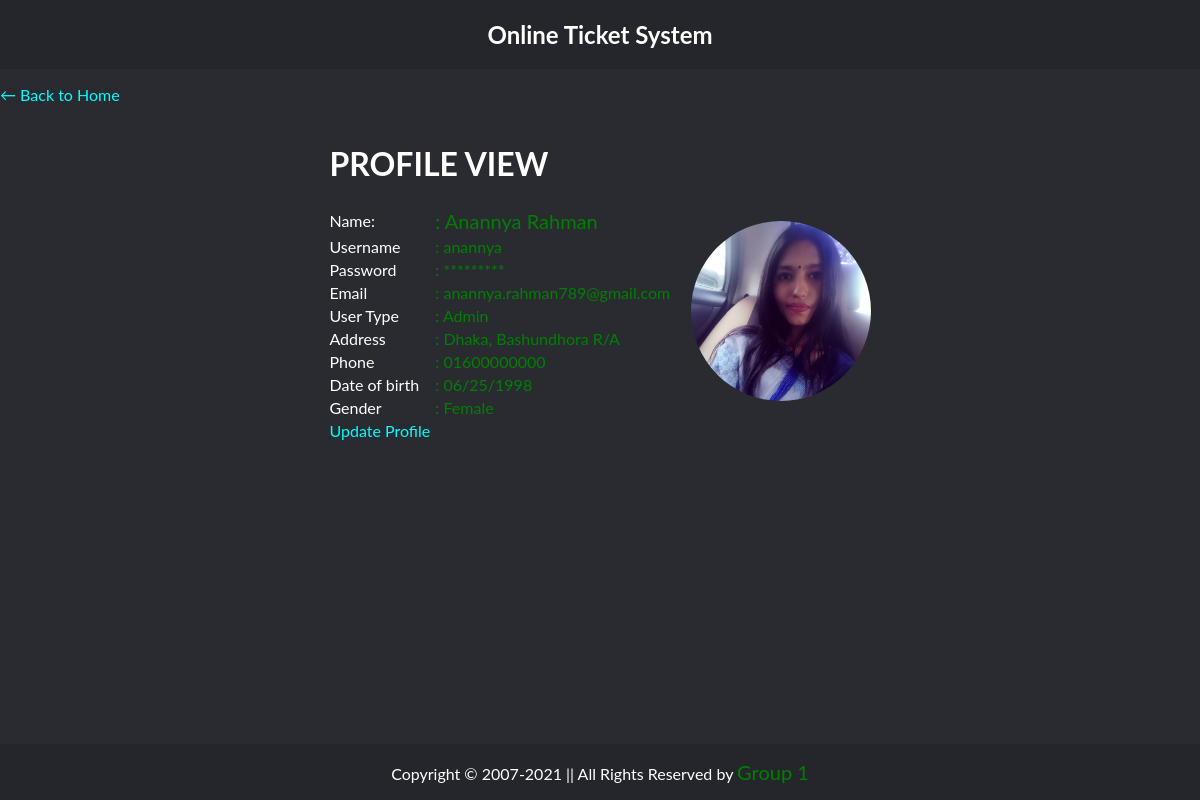
Screenshot of /Movie Theater_Project/view/profile.php (signed in) with the database file from the repository.
### tables this page shows
CREATE TABLE `userinfo` (
  `id` int(11) NOT NULL,
  `name` varchar(30) NOT NULL,
  `username` varchar(30) NOT NULL,
  `password` varchar(30) NOT NULL,
  `email` varchar(30) NOT NULL,
  `type` varchar(30) NOT NULL,
  `address` varchar(50) NOT NULL,
  `phone` varchar(30) NOT NULL,
  `dob` varchar(30) NOT NULL,
  `gender` varchar(30) NOT NULL,
  `image` varchar(100) NOT NULL
);

### Movie Theater_Project/control/profilecontrol.php (called while the page is built, shortened)
<?php
    require_once ('../model/model.php');
	$username ="";
	if(isset($_SESSION['username']))
    {
        $username = $_SESSION['username'];
    }
    else
    {
        header("location: ../view/login-form.php");
    }
    $connection = new db();
    $conn=$connection->OpenCon();
    $userQuery=$connection->viewProfile($conn,"userinfo",$username);
    if($userQuery->num_rows > 0)
    {
        while($row=$userQuery->fetch_assoc())
        {
            $name = $row['name'];
            $email = $row['email'];
            $username = $row['username'];
            $address = $row['address'];
            $phone = $row['phone'];
            $type = $row['type'];
            $gender = $row['gender'];
            $dob = $row['dob'];
            $image = $row['image'];
        }
    }
?>

### Movie Theater_Project/model/model.php (called while the page is built, shortened)
<?php
class db
{
	function viewProfile($conn,$table,$username)
	{
		$stmt = $conn -> query("SELECT name, username, password, email, type, address, phone, dob, gender, image FROM ". $table." WHERE username='". $username."'");
		return $stmt;
	}
}
?>

### Movie Theater_Project/view/profile.php (the view, shortened to what this page needs)
<?php
	include('../control/profilecontrol.php');
?>
<!DOCTYPE html>
<html>
<head>
	<link rel="stylesheet" href="../css/style.css?v=<?php echo time(); ?>">
</head>
<body>
	<div class="header"><h2>Online Ticket System</h2></strong></div>
	<p><a href="../view/home-page.php" class="link-hvr">← Back to Home</a><p>
	<table align="center">
		<tr>
			<td colspan="2"><h1>PROFILE VIEW</h1></td>
		</tr>
		<tr>
			<td><label>Name: </label></td>
			<td><span class="green f-size20">: <?php echo $name ?></span></td>
			<td rowspan="9">&nbsp;&nbsp;&nbsp;&nbsp;<img class="profile_img" src="../resources/user_img/<?php echo $image?>" alt="<?php echo $name ?>"></td>
		</tr>
		<tr>
			<td><label>Username </label></td>
			<td><span class="green f20">: <?php echo $username ?></span> </td>
		</tr>
		<tr>
			<td><label>Password </label></td>
			<td><span class="green f20">: *********</span> </td>
		</tr>
		<tr>
			<td><label>Email </label></td>
			<td><span class="green f20">: <?php echo $email ?></span> </td>
		</tr>
		<tr>
			<td><label>User Type </label></td>
			<td><span class="green f20">: <?php echo $type ?></span> </td>
		</tr>
		<tr>
			<td><label>Address </label></td>
			<td><span class="green f20">: <?php echo $address ?></span> </td>
		</tr>
		<tr>
			<td><label>Phone </label></td>
			<td><span class="green f20">: <?php echo $phone ?></span> </td>
		</tr>
		<tr>
			<td><label>Date of birth &nbsp;&nbsp;</label></td>
			<td><span class="green f20">: <?php echo $dob ?></span> </td>
		</tr>
		<tr>
			<td><label>Gender </label></td>
			<td><span class="green f20">: <?php echo $gender ?></span></td>
		</tr>
		<tr>
			<td>
				<a href="../view/update-profile.php">Update Profile</a>
			</td>
		</tr>
	</table>
 <?php include 'footer.php' ; ?>
</body>
</html>

### Movie Theater_Project/view/footer.php
<div class="copyright"><p>Copyright &copy; 2007-<?php echo date("Y") ?> || All Rights Reserved by <span class="green f-size20">Group 1</span></p></div>

### Movie Theater_Project/css/style.css (style rules this page uses)
* { box-sizing: border-box; }
body { margin: 0; padding: 0; font-family: 'Lato', sans-serif; background-color: #292b31; color: white; height: 100px; }
a { text-decoration: none; color: aqua; }
.green { color: green; }
.f-size20 { font-size: 20px; }
.profile_img { width: 180px; border-radius: 50%; }
.header { overflow: hidden; background-color: #24262B; text-align: center; }
.copyright { position: fixed; bottom: 0; width: 100%; background-color: #24262B; color: white; text-align: center; }

### rows the page displays
userinfo: name "Anannya Rahman", image (picture), username "anannya", email "anannya.rahman789@gmail.com", type "Admin", address "Dhaka, Bashundhora R/A", phone "01600000000", dob "06/25/1998", gender "Female"
